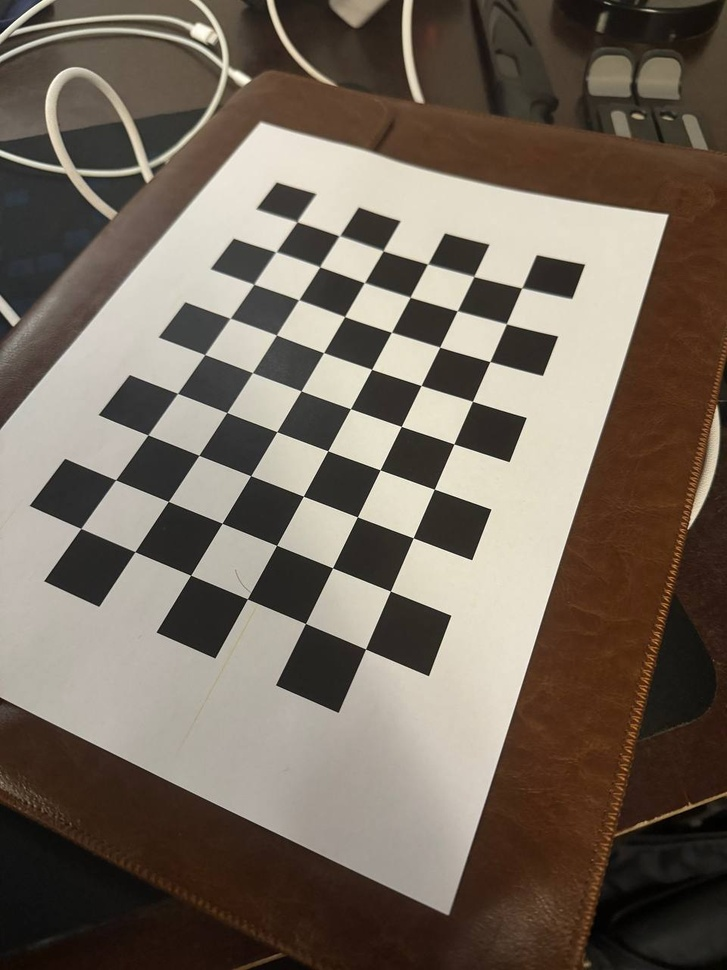
#> input picture images/5864173652914849861.jpg, 727 x 970 px, shrunk from 960 x 1280 before the run; its folder holds 4 pictures in this run
$ python cv_corner_pred.py
#> lines starting #> are read from the running program, lines starting #| are printed output that depends on the picture
import cv2
import numpy as np
import os

# Set the folder where images are stored
image_folder = "images"
output_folder = "output_corners"
os.makedirs(output_folder, exist_ok=True)

# Chessboard settings
chessboard_size = (7, 6)
criteria = (cv2.TERM_CRITERIA_EPS + cv2.TERM_CRITERIA_MAX_ITER, 30, 0.001)

# Log file for failed detections
log_file = os.path.join(output_folder, "detection_log.txt")
failed_images = []

# Process each image in the folder
for filename in os.listdir(image_folder):
    if filename.endswith((".jpg", ".png", ".jpeg")):
        img_path = os.path.join(image_folder, filename)
        img = cv2.imread(img_path)
#> img is the input picture: shape (970, 727, 3); mean B, G, R 92.4, 104.2, 115.6
        gray = cv2.cvtColor(img, cv2.COLOR_BGR2GRAY)
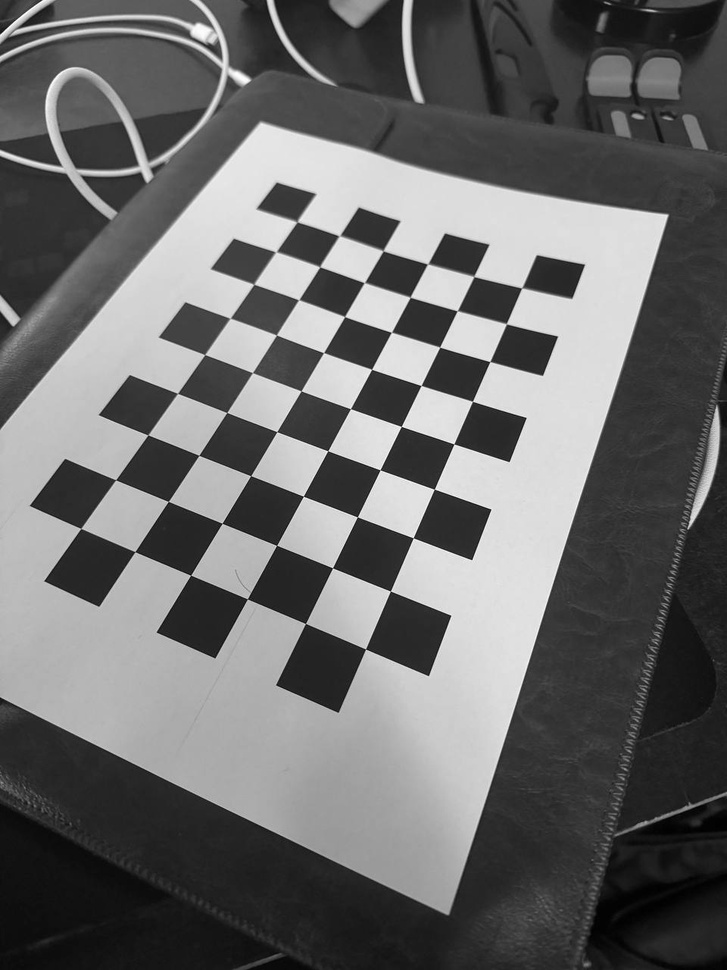
#> gray: shape (970, 727); min 0, max 254, mean 106.3

        # # show gray image
        # cv2.imshow("gray", gray)
        # cv2.waitKey(0)

        # Try to detect chessboard corners
        ret, corners = cv2.findChessboardCorners(gray, chessboard_size, None)
#> ret = False; corners = None

        if ret:
            # Refine detected corners
            corners_refined = cv2.cornerSubPix(
                gray, corners, (11, 11), (-1, -1), criteria
            )

            # Draw and save detected corners
            img_with_corners = cv2.drawChessboardCorners(
                img, chessboard_size, corners_refined, ret
            )
            cv2.imwrite(
                os.path.join(output_folder, f"detected_{filename}"), img_with_corners
            )
            print(f"Detected corners in {filename}")
        else:
            failed_images.append(filename)
            print(f"Failed to detect corners in {filename}")
#> pass 2 of the loop `for filename in os.listdir(image_folder):`:
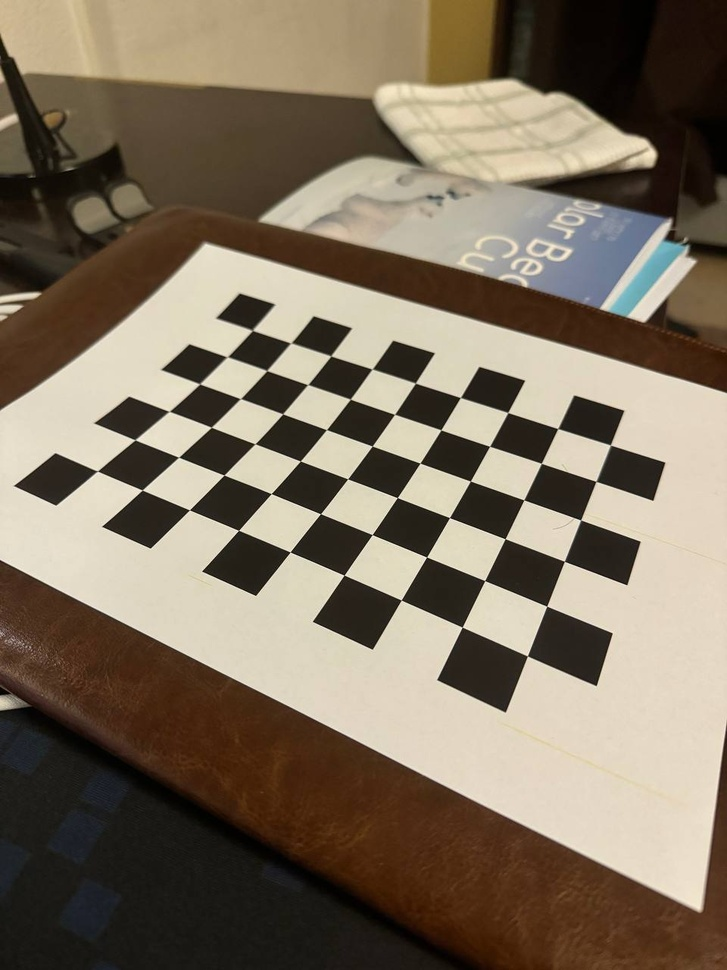
#> input picture images/5864173652914849862.jpg, 727 x 970 px, shrunk from 960 x 1280 before the run
#> img is the input picture: shape (970, 727, 3); mean B, G, R 95.9, 113.4, 126.4
#> `gray = cv2.cvtColor(img, cv2.COLOR_BGR2GRAY)`:
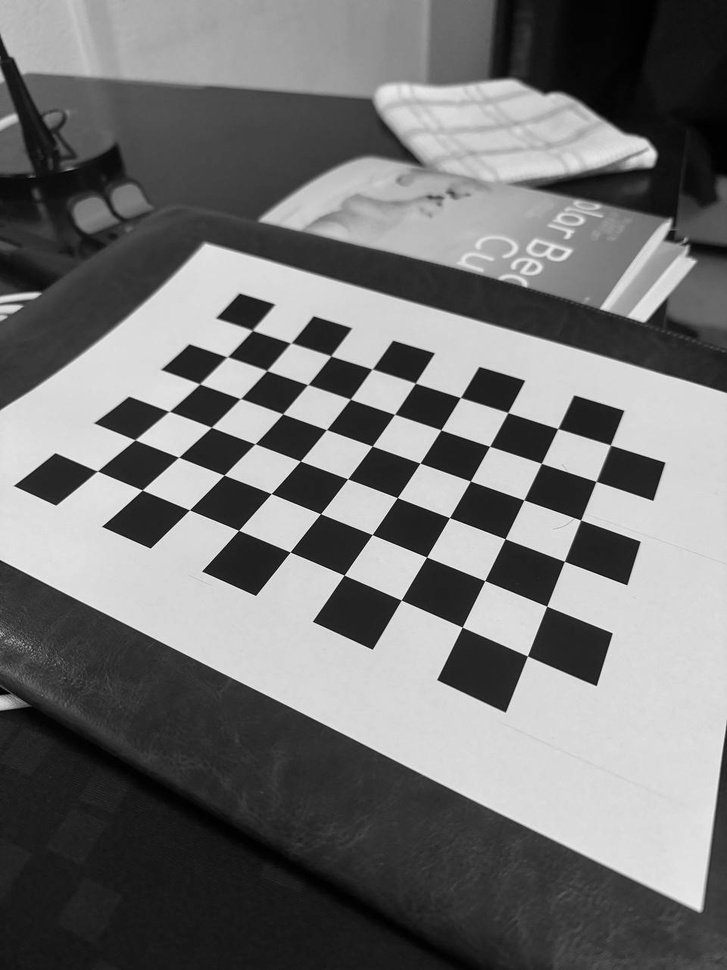
#> gray: shape (970, 727); min 0, max 254, mean 115.3
#> ret = True; corners = 42 rows, first 8: [331.4, 356.4], [371.4, 369.4], [414.9, 383.6], [460.5, 397.4], [507.6, 412.4], [557.4, 428.6], [609.8, 444.8], [307.7, 384.4]
#> corners_refined = 42 rows, first 8: [330.8, 355.8], [372.1, 369.1], [415.4, 383], [460.4, 397.5], [507.8, 412.4], [557.9, 428.6], [610.5, 444.9], [307.7, 384.6]
#> `img_with_corners = cv2.drawChessboardCorners( img, chessboard_size, co..`:
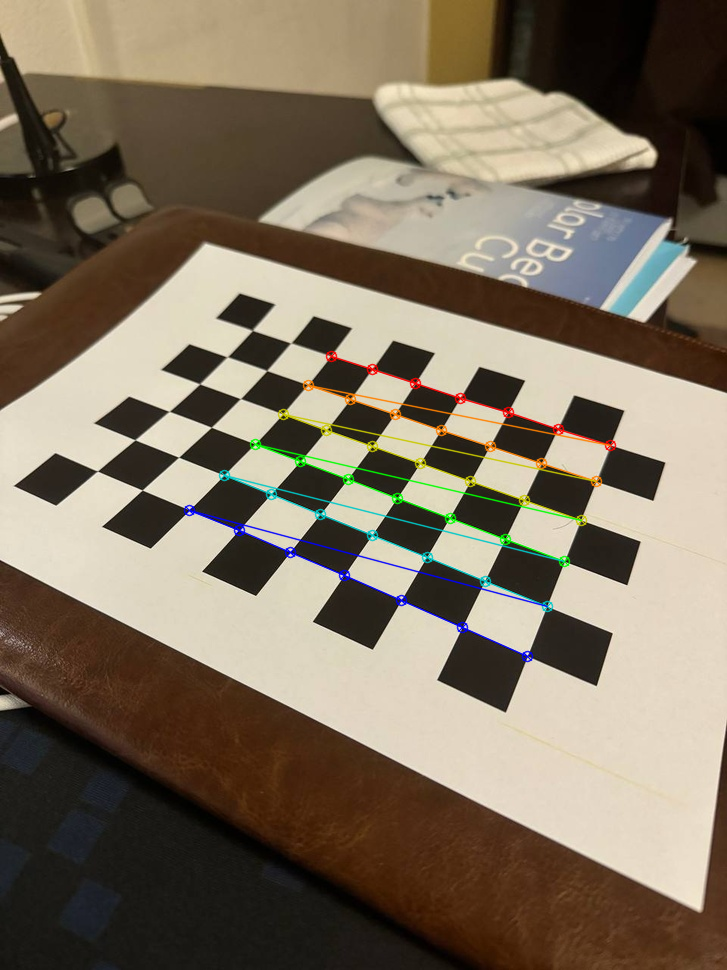
#> img_with_corners: shape (970, 727, 3); mean B, G, R 95.6, 113.5, 126.1
#> pass 3 of the loop `for filename in os.listdir(image_folder):`:
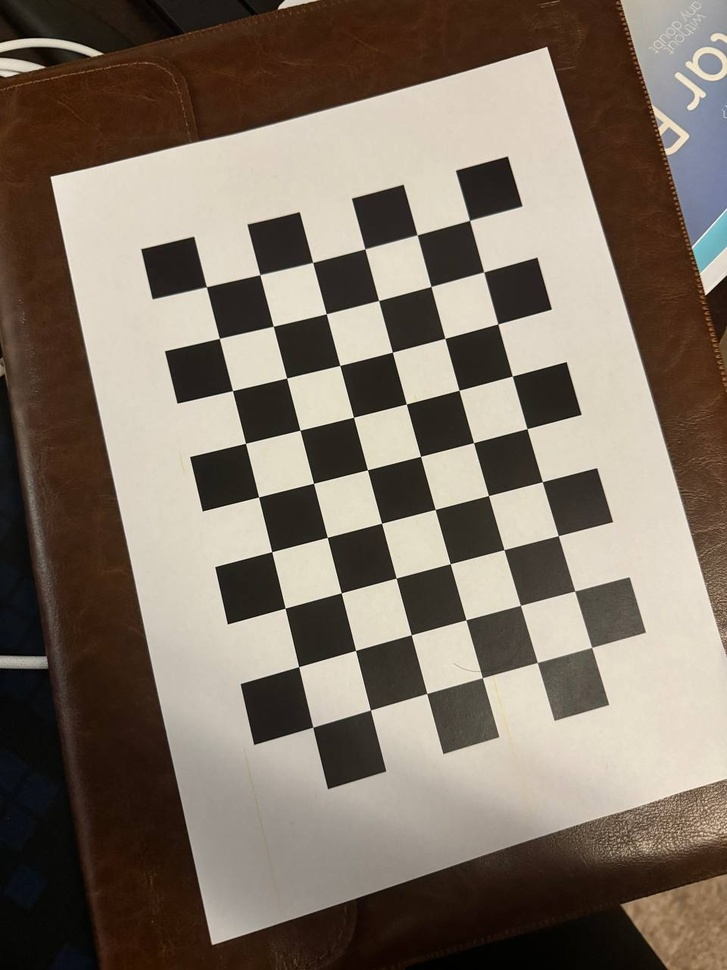
#> input picture images/5864173652914849863.jpg, 727 x 970 px, shrunk from 960 x 1280 before the run
#> img is the input picture: shape (970, 727, 3); mean B, G, R 101.5, 114.1, 126.2
#> `gray = cv2.cvtColor(img, cv2.COLOR_BGR2GRAY)`:
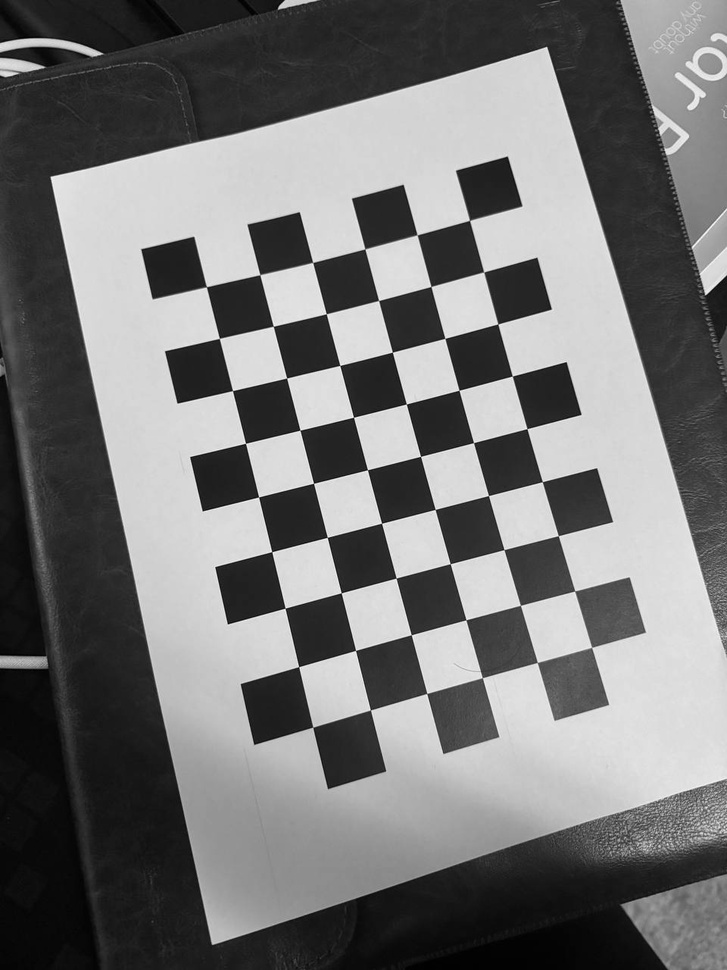
#> gray: shape (970, 727); min 0, max 254, mean 116.3
#> ret = False; corners = None
#> the loop made 4 passes; the first 3 are shown

# Save failed detections log
with open(log_file, "w") as f:
    f.write("Failed Images (Manual Annotation Needed):\n")
    f.writelines("\n".join(failed_images))

print("\nProcessing complete. Check the output folder for results.")
